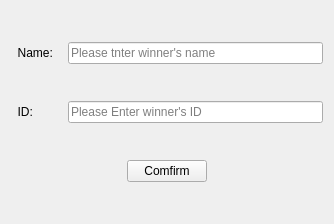
<?xml version="1.0" encoding="UTF-8"?>
<ui version="4.0">
 <class>Enter_Information</class>
 <widget class="QWidget" name="Enter_Information">
  <property name="geometry">
   <rect>
    <x>0</x>
    <y>0</y>
    <width>334</width>
    <height>224</height>
   </rect>
  </property>
  <property name="windowTitle">
   <string>Form</string>
  </property>
  <layout class="QVBoxLayout" name="verticalLayout">
   <item>
    <layout class="QHBoxLayout" name="horizontalLayout" stretch="2,10">
     <item>
      <widget class="QLabel" name="label_2">
       <property name="styleSheet">
        <string notr="true">font: 10pt &quot;Staccato222 BT&quot;;
color: rgb(0, 0, 0);
</string>
       </property>
       <property name="text">
        <string>  Name:</string>
       </property>
      </widget>
     </item>
     <item>
      <widget class="QLineEdit" name="name">
       <property name="placeholderText">
        <string>Please tnter winner's name</string>
       </property>
      </widget>
     </item>
    </layout>
   </item>
   <item>
    <layout class="QHBoxLayout" name="horizontalLayout_2" stretch="1,5">
     <item>
      <widget class="QLabel" name="label">
       <property name="styleSheet">
        <string notr="true">font: 10pt &quot;Staccato222 BT&quot;;
color: rgb(0, 0, 0);
</string>
       </property>
       <property name="text">
        <string>  ID:  </string>
       </property>
      </widget>
     </item>
     <item>
      <widget class="QLineEdit" name="ID">
       <property name="placeholderText">
        <string>Please Enter winner's ID</string>
       </property>
      </widget>
     </item>
    </layout>
   </item>
   <item>
    <layout class="QHBoxLayout" name="horizontalLayout_3">
     <item>
      <widget class="QPushButton" name="confirm">
       <property name="sizePolicy">
        <sizepolicy hsizetype="Fixed" vsizetype="Fixed">
         <horstretch>0</horstretch>
         <verstretch>0</verstretch>
        </sizepolicy>
       </property>
       <property name="styleSheet">
        <string notr="true">font: 10pt &quot;Staccato222 BT&quot;;
color: rgb(0, 0, 0);
</string>
       </property>
       <property name="text">
        <string>Comfirm</string>
       </property>
      </widget>
     </item>
    </layout>
   </item>
  </layout>
 </widget>
 <resources/>
 <connections/>
</ui>
